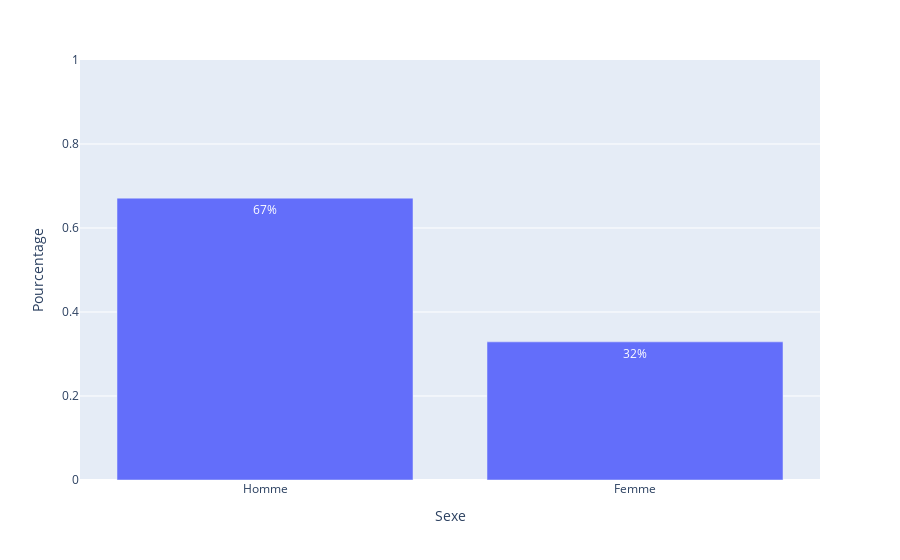

The code cell stored with this chart in its notebook:
### Code cell
accidents_by_sex = users.sexe.value_counts() / users.shape[0]

px.bar(
    x=['Homme', 'Femme'],
    y=accidents_by_sex,
    text=(accidents_by_sex * 100).apply(lambda x: str(math.floor(x)) + '%'),
    range_y=[0, 1],
    labels={'x': 'Sexe', 'y': 'Pourcentage'}
)

### Figure 1 — Plotly figure (JSON) as saved in the notebook; plotly's stock layout.template omitted (floating-point values rounded to 4 significant figures)
{"data": [{"alignmentgroup": "True", "hovertemplate": "Sexe=%{x}<br>Pourcentage=%{y}<br>text=%{text}<extra></extra>", "legendgroup": "", "marker": {"color": "#636efa", "pattern": {"shape": ""}}, "name": "", "offsetgroup": "", "orientation": "v", "showlegend": false, "text": ["67%", "32%"], "textposition": "auto", "type": "bar", "x": ["Homme", "Femme"], "xaxis": "x", "y": [0.6711, 0.3289], "yaxis": "y"}], "layout": {"barmode": "relative", "legend": {"tracegroupgap": 0}, "margin": {"t": 60}, "xaxis": {"anchor": "y", "domain": [0, 1], "title": {"text": "Sexe"}}, "yaxis": {"anchor": "x", "domain": [0, 1], "range": [0, 1], "title": {"text": "Pourcentage"}}}}
